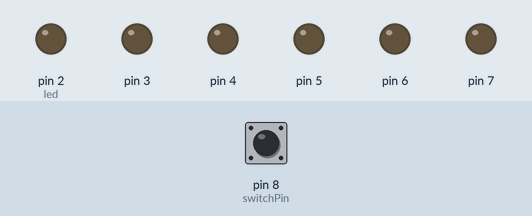
The sketch below on a simulated Arduino Uno, built with avr-gcc and run on an emulated ATmega328P. Parts: output pins drawn as LEDs (lit = HIGH). The inputs (shaded band) are chosen by the test bench; at power-on: pin 8 (switchPin) LOW.

Above: at 5.0 s.
At 15.0 s:
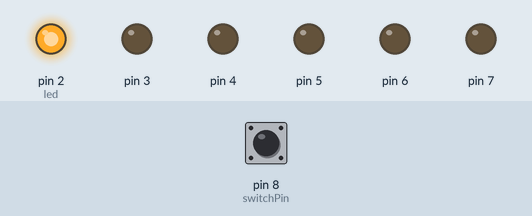
At 25.0 s:
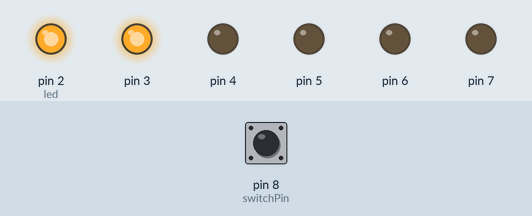
At 35.0 s:
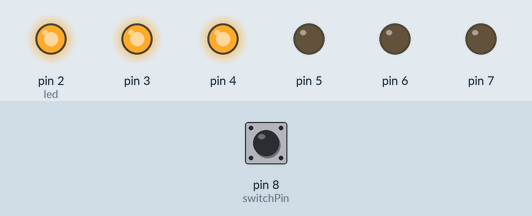
At 45.0 s:
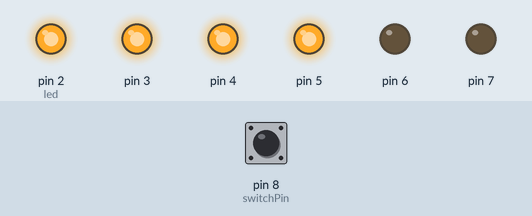
Timing chart, 0 to 65.0 s (numbered marks = the images above):
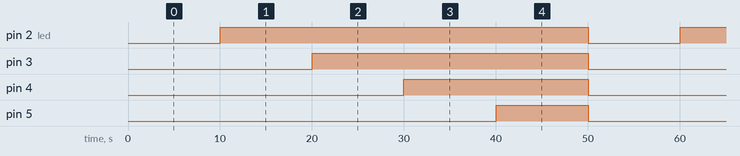

Measured:
- by itself, pin 2 (led): alternates HIGH for 40.0 s and LOW for 10.0 s
- by itself, pin 3: alternates HIGH for 30.0 s and LOW for 20.0 s
- by itself, pin 4: alternates HIGH for 20.0 s and LOW for 30.0 s
- by itself, pin 5: alternates HIGH for 10.0 s and LOW for 40.0 s

The sketch:

Project_8.ino
```cpp
const int switchPin = 8;
unsigned long previousTime = 0;
short switchState = 0;
short prevSwitchState = 0;
short led = 2;
long interval = 10000;

void setup() {
  for (int i = 2; i < 8; i++) {
    pinMode(i, OUTPUT);
  }
  pinMode(switchPin, INPUT);
}

void loop() {
  unsigned long currentTime = millis();
  if (currentTime - previousTime > interval) {
    previousTime = currentTime;
    digitalWrite(led, HIGH);
    led++;
    if (led == 7) {
      for (int i = 2; i < 8; i++) {
      digitalWrite(i, LOW);
    }
    led = 2;
    previousTime = currentTime;
    }
  }
  switchState = digitalRead(switchPin);
  if (switchState != prevSwitchState) {
    for (int i = 2; i < 8; i++) {
      digitalWrite(i, LOW);
    }
    led = 2;
    previousTime = currentTime;
  }
  prevSwitchState = switchState;
}
```
